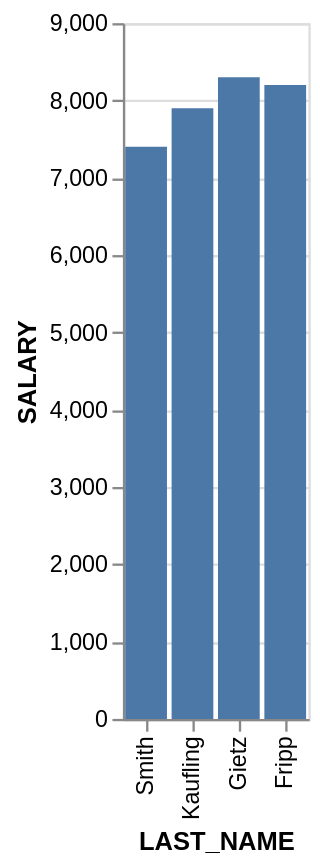

Vega-Lite specification for this chart:
### Vega-Lite specification from a JSON file in a GitHub repository (floating-point values rounded to 4 significant figures)
{"data": {"values": [{"x_data": "Smith", "y_data": 7400}, {"x_data": "Kaufling", "y_data": 7900}, {"x_data": "Gietz", "y_data": 8300}, {"x_data": "Fripp", "y_data": 8200}]}, "mark": "bar", "encoding": {"x": {"field": "x_data", "type": "nominal", "title": "LAST_NAME", "sort": "descending"}, "y": {"field": "y_data", "type": "quantitative", "title": "SALARY"}}}
